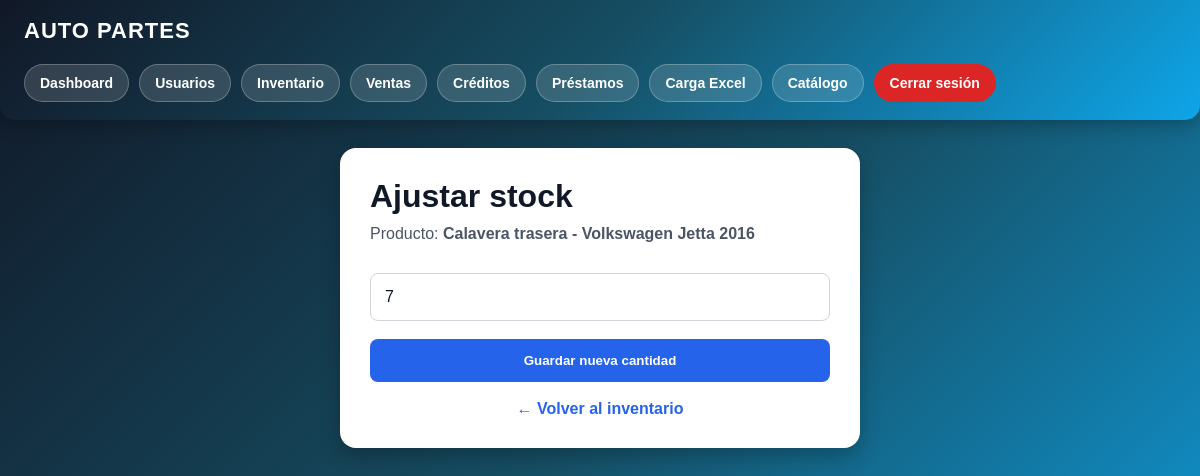
Before: /stock/2 (signed in) with the older database file.
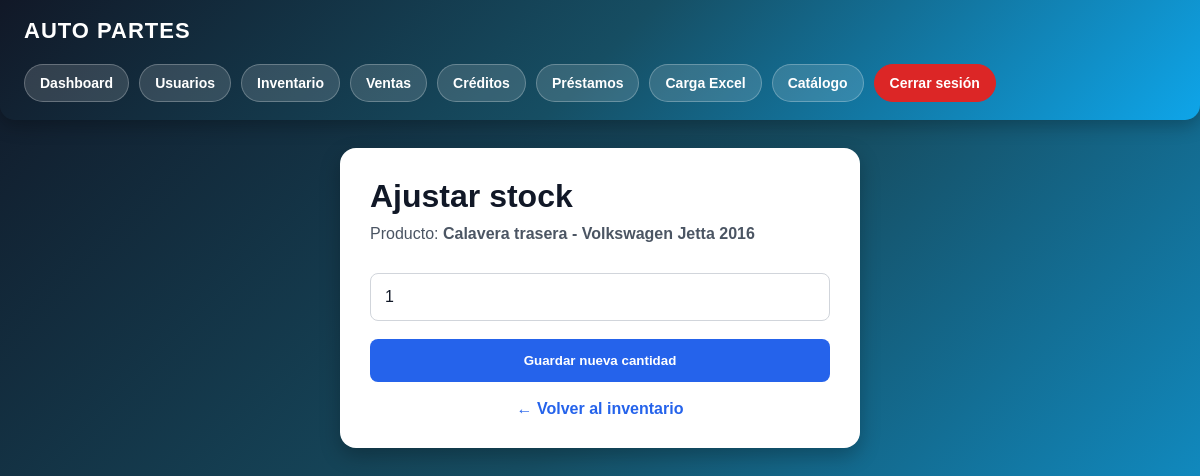
After: the same page with the newer database file.
### app.py (models this page shows)
class Producto(db.Model):
    id = db.Column(db.Integer, primary_key=True)
    marca = db.Column(db.String(100))
    modelo = db.Column(db.String(100))
    anio = db.Column(db.Integer)
    autoparte = db.Column(db.String(150))
    observaciones = db.Column(db.Text)
    transmision = db.Column(db.String(100))
    motor = db.Column(db.String(100))
    propiedad = db.Column(db.String(100))
    tipo = db.Column(db.String(100))
    lado = db.Column(db.String(50))
    origen = db.Column(db.String(100))
    costo_venta = db.Column(db.Float)
    stock = db.Column(db.Integer, default=1)
    foto = db.Column(db.String(300))
    link_ml = db.Column(db.String(500))
    estado = db.Column(db.String(50), default="disponible")
    vendido_a = db.Column(db.String(150))
    metodo_pago = db.Column(db.String(100))
    factura = db.Column(db.String(100))
    comentarios_venta = db.Column(db.Text)
    fecha_salida = db.Column(db.String(100))
    fecha_prestamo = db.Column(db.String(100))

### app.py (the view, shortened to what this page needs)
@app.route("/stock/<int:id>", methods=["GET", "POST"])
def ajustar_stock(id):
    if not session.get("rol") in ["admin", "vendedor"]:
        return redirect("/login")
    producto = Producto.query.get_or_404(id)
    return render_template(
        "stock.html",
        producto=producto
    )

### templates/stock.html (shortened to what this page needs)
{% extends "layout.html" %}
{% block contenido %}
<div class="stock-card">
    <h1>Ajustar stock</h1>
    <p>
        Producto:
        <strong>
            {{ producto.autoparte }} - {{ producto.marca }} {{ producto.modelo }} {{ producto.anio }}
        </strong>
    </p>
    <form method="POST">
        <input
            type="number"
            name="stock"
            min="0"
            value="{{ producto.stock }}"
            placeholder="Nueva cantidad"
            required
        >
        <button type="submit" class="btn-stock-save">
            Guardar nueva cantidad
        </button>
    </form>
    <a href="/inventario" class="volver">← Volver al inventario</a>
</div>
{% endblock %}

Changed rows visible on the page:
changed Producto "Calavera trasera": stock "7" → "1"
